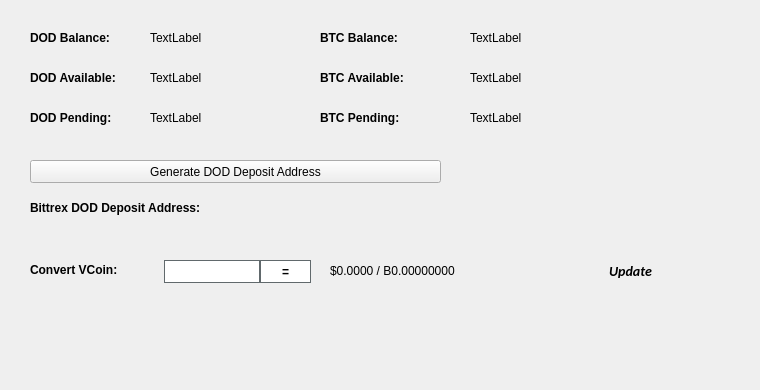
   <widget class="QWidget" name="BalanceTab">
    <attribute name="title">
     <string>Balance</string>
    </attribute>
    <widget class="QLabel" name="BitcoinBalanceLabel">
     <property name="geometry">
      <rect>
       <x>470</x>
       <y>30</y>
       <width>150</width>
       <height>16</height>
      </rect>
     </property>
     <property name="text">
      <string>TextLabel</string>
     </property>
    </widget>
    <widget class="QLabel" name="DODBalanceLabel">
     <property name="geometry">
      <rect>
       <x>150</x>
       <y>30</y>
       <width>150</width>
       <height>16</height>
      </rect>
     </property>
     <property name="text">
      <string>TextLabel</string>
     </property>
    </widget>
    <widget class="QLabel" name="label_11">
     <property name="geometry">
      <rect>
       <x>30</x>
       <y>30</y>
       <width>101</width>
       <height>16</height>
      </rect>
     </property>
     <property name="font">
      <font>
       <weight>75</weight>
       <bold>true</bold>
      </font>
     </property>
     <property name="text">
      <string>DOD Balance:</string>
     </property>
    </widget>
    <widget class="QLabel" name="label_12">
     <property name="geometry">
      <rect>
       <x>320</x>
       <y>30</y>
       <width>101</width>
       <height>16</height>
      </rect>
     </property>
     <property name="font">
      <font>
       <weight>75</weight>
       <bold>true</bold>
      </font>
     </property>
     <property name="text">
      <string>BTC Balance:</string>
     </property>
    </widget>
    <widget class="QLabel" name="DODAvailableLabel_2">
     <property name="geometry">
      <rect>
       <x>150</x>
       <y>70</y>
       <width>150</width>
       <height>16</height>
      </rect>
     </property>
     <property name="text">
      <string>TextLabel</string>
     </property>
    </widget>
    <widget class="QLabel" name="label_13">
     <property name="geometry">
      <rect>
       <x>30</x>
       <y>70</y>
       <width>111</width>
       <height>16</height>
      </rect>
     </property>
     <property name="font">
      <font>
       <weight>75</weight>
       <bold>true</bold>
      </font>
     </property>
     <property name="text">
      <string>DOD Available:</string>
     </property>
    </widget>
    <widget class="QLabel" name="label_14">
     <property name="geometry">
      <rect>
       <x>30</x>
       <y>110</y>
       <width>101</width>
       <height>16</height>
      </rect>
     </property>
     <property name="font">
      <font>
       <weight>75</weight>
       <bold>true</bold>
      </font>
     </property>
     <property name="text">
      <string>DOD Pending:</string>
     </property>
    </widget>
    <widget class="QLabel" name="DODPendingLabel">
     <property name="geometry">
      <rect>
       <x>150</x>
       <y>110</y>
       <width>150</width>
       <height>16</height>
      </rect>
     </property>
     <property name="text">
      <string>TextLabel</string>
     </property>
    </widget>
    <widget class="QLabel" name="label_15">
     <property name="geometry">
      <rect>
       <x>320</x>
       <y>70</y>
       <width>111</width>
       <height>16</height>
      </rect>
     </property>
     <property name="font">
      <font>
       <weight>75</weight>
       <bold>true</bold>
      </font>
     </property>
     <property name="text">
      <string>BTC Available:</string>
     </property>
    </widget>
    <widget class="QLabel" name="BitcoinAvailableLabel">
     <property name="geometry">
      <rect>
       <x>470</x>
       <y>70</y>
       <width>150</width>
       <height>16</height>
      </rect>
     </property>
     <property name="text">
      <string>TextLabel</string>
     </property>
    </widget>
    <widget class="QLabel" name="label_31">
     <property name="geometry">
      <rect>
       <x>320</x>
       <y>110</y>
       <width>111</width>
       <height>16</height>
      </rect>
     </property>
     <property name="font">
      <font>
       <weight>75</weight>
       <bold>true</bold>
      </font>
     </property>
     <property name="text">
      <string>BTC Pending:</string>
     </property>
    </widget>
    <widget class="QLabel" name="BitcoinPendingLabel">
     <property name="geometry">
      <rect>
       <x>470</x>
       <y>110</y>
       <width>150</width>
       <height>16</height>
      </rect>
     </property>
     <property name="text">
      <string>TextLabel</string>
     </property>
    </widget>
    <widget class="QLabel" name="label_33">
     <property name="geometry">
      <rect>
       <x>30</x>
       <y>200</y>
       <width>221</width>
       <height>16</height>
      </rect>
     </property>
     <property name="font">
      <font>
       <weight>75</weight>
       <bold>true</bold>
      </font>
     </property>
     <property name="text">
      <string>Bittrex DOD Deposit Address:</string>
     </property>
    </widget>
    <widget class="QPushButton" name="GenDepositBTN">
     <property name="geometry">
      <rect>
       <x>30</x>
       <y>160</y>
       <width>411</width>
       <height>23</height>
      </rect>
     </property>
     <property name="text">
      <string>Generate DOD Deposit Address</string>
     </property>
     <property name="icon">
      <iconset resource="../smrtc.qrc">
       <normaloff>:/icons/bitcoin</normaloff>:/icons/bitcoin</iconset>
     </property>
    </widget>
    <widget class="QLabel" name="DepositAddressLabel">
     <property name="geometry">
      <rect>
       <x>200</x>
       <y>200</y>
       <width>261</width>
       <height>16</height>
      </rect>
     </property>
     <property name="palette">
      <palette>
       <active>
        <colorrole role="WindowText">
         <brush brushstyle="SolidPattern">
          <color alpha="255">
           <red>0</red>
           <green>0</green>
           <blue>0</blue>
          </color>
         </brush>
        </colorrole>
        <colorrole role="Text">
         <brush brushstyle="SolidPattern">
          <color alpha="255">
           <red>0</red>
           <green>0</green>
           <blue>255</blue>
          </color>
         </brush>
        </colorrole>
       </active>
       <inactive>
        <colorrole role="WindowText">
         <brush brushstyle="SolidPattern">
          <color alpha="255">
           <red>0</red>
           <green>0</green>
           <blue>0</blue>
          </color>
         </brush>
        </colorrole>
        <colorrole role="Text">
         <brush brushstyle="SolidPattern">
          <color alpha="255">
           <red>0</red>
           <green>0</green>
           <blue>255</blue>
          </color>
         </brush>
        </colorrole>
       </inactive>
       <disabled>
        <colorrole role="WindowText">
         <brush brushstyle="SolidPattern">
          <color alpha="255">
           <red>120</red>
           <green>120</green>
           <blue>120</blue>
          </color>
         </brush>
        </colorrole>
        <colorrole role="Text">
         <brush brushstyle="SolidPattern">
          <color alpha="255">
           <red>120</red>
           <green>120</green>
           <blue>120</blue>
          </color>
         </brush>
        </colorrole>
       </disabled>
      </palette>
     </property>
     <property name="font">
      <font>
       <weight>75</weight>
       <bold>true</bold>
      </font>
     </property>
     <property name="text">
      <string/>
     </property>
     <property name="alignment">
      <set>Qt::AlignRight|Qt::AlignTrailing|Qt::AlignVCenter</set>
     </property>
     <property name="textInteractionFlags">
      <set>Qt::LinksAccessibleByMouse|Qt::TextSelectableByKeyboard|Qt::TextSelectableByMouse</set>
     </property>
    </widget>
    <widget class="QLabel" name="label_8">
     <property name="geometry">
      <rect>
       <x>460</x>
       <y>300</y>
       <width>281</width>
       <height>81</height>
      </rect>
     </property>
     <property name="text">
      <string/>
     </property>
     <property name="pixmap">
      <pixmap>:/images/bittrex</pixmap>
     </property>
    </widget>
    <widget class="QWidget" name="widgetConversion" native="true">
     <property name="geometry">
      <rect>
       <x>0</x>
       <y>250</y>
       <width>751</width>
       <height>43</height>
      </rect>
     </property>
     <property name="minimumSize">
      <size>
       <width>0</width>
       <height>43</height>
      </size>
     </property>
     <property name="styleSheet">
      <string notr="true"/>
     </property>
     <widget class="QPushButton" name="btnUpdateMarketData">
      <property name="geometry">
       <rect>
        <x>575</x>
        <y>0</y>
        <width>111</width>
        <height>41</height>
       </rect>
      </property>
      <property name="sizePolicy">
       <sizepolicy hsizetype="Expanding" vsizetype="Expanding">
        <horstretch>0</horstretch>
        <verstretch>0</verstretch>
       </sizepolicy>
      </property>
      <property name="font">
       <font>
        <family>calibri</family>
        <pointsize>-1</pointsize>
        <weight>75</weight>
        <italic>true</italic>
        <bold>true</bold>
       </font>
      </property>
      <property name="styleSheet">
       <string notr="true">margin:0px;text-align:center;padding:2px;border-radius:3px;font-style:italic;width:100px;font-size:14px;font-family:calibri;font-weight:600;</string>
      </property>
      <property name="text">
       <string>Update</string>
      </property>
      <property name="iconSize">
       <size>
        <width>150</width>
        <height>35</height>
       </size>
      </property>
      <property name="autoDefault">
       <bool>true</bool>
      </property>
      <property name="default">
       <bool>true</bool>
      </property>
     </widget>
     <widget class="QLabel" name="lblConvertVCoin">
      <property name="geometry">
       <rect>
        <x>30</x>
        <y>10</y>
        <width>131</width>
        <height>20</height>
       </rect>
      </property>
      <property name="styleSheet">
       <string notr="true"/>
      </property>
      <property name="text">
       <string>&lt;html&gt;&lt;head/&gt;&lt;body&gt;&lt;p&gt;&lt;span style=&quot; font-weight:600;&quot;&gt;Convert VCoin:&lt;/span&gt;&lt;/p&gt;&lt;/body&gt;&lt;/html&gt;</string>
      </property>
     </widget>
     <widget class="QLineEdit" name="txtConvertVCoinQty">
      <property name="geometry">
       <rect>
        <x>160</x>
        <y>10</y>
        <width>100</width>
        <height>23</height>
       </rect>
      </property>
      <property name="minimumSize">
       <size>
        <width>100</width>
        <height>23</height>
       </size>
      </property>
      <property name="maximumSize">
       <size>
        <width>100</width>
        <height>16777215</height>
       </size>
      </property>
      <property name="styleSheet">
       <string notr="true">border: 1px solid #61696c;margin-left:4px;</string>
      </property>
     </widget>
     <widget class="QPushButton" name="btnConvertSmrtc">
      <property name="geometry">
       <rect>
        <x>260</x>
        <y>10</y>
        <width>51</width>
        <height>23</height>
       </rect>
      </property>
      <property name="minimumSize">
       <size>
        <width>0</width>
        <height>23</height>
       </size>
      </property>
      <property name="styleSheet">
       <string notr="true">border:1px solid #61696c;background:white;font-weight:600;</string>
      </property>
      <property name="text">
       <string>=</string>
      </property>
     </widget>
     <widget class="QLabel" name="lblConvertVCoinResults">
      <property name="geometry">
       <rect>
        <x>330</x>
        <y>0</y>
        <width>201</width>
        <height>41</height>
       </rect>
      </property>
      <property name="styleSheet">
       <string notr="true"/>
      </property>
      <property name="text">
       <string>$0.0000 / B0.00000000</string>
      </property>
     </widget>
     <widget class="QLabel" name="iconOverviewUpdateWait">
      <property name="geometry">
       <rect>
        <x>670</x>
        <y>10</y>
        <width>24</width>
        <height>24</height>
       </rect>
      </property>
      <property name="text">
       <string/>
      </property>
      <property name="pixmap">
       <pixmap resource="../smrtc.qrc">:/icons/transaction_1</pixmap>
      </property>
      <property name="scaledContents">
       <bool>true</bool>
      </property>
      <property name="alignment">
       <set>Qt::AlignCenter</set>
      </property>
     </widget>
    </widget>
   </widget>
